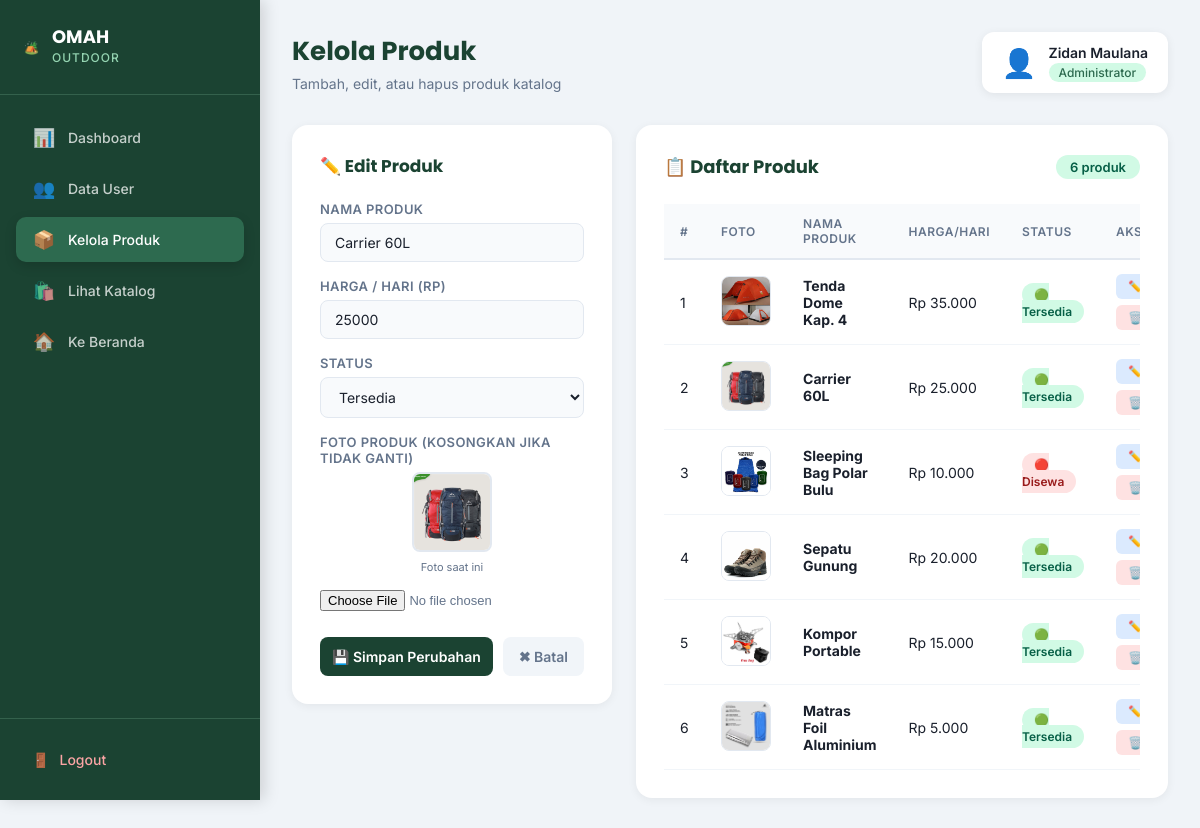
The page /kelola_produk.php?edit=2 (signed in) on the database its author committed.
### tables this page shows
CREATE TABLE `produk` (
  `id`             int(11)              NOT NULL AUTO_INCREMENT,
  `nama_produk`    varchar(150)         NOT NULL,
  `harga_per_hari` int(11)              NOT NULL,
  `status`         enum('tersedia','disewa') NOT NULL DEFAULT 'tersedia',
  `gambar`         varchar(255)         DEFAULT NULL,
  `created_at`     timestamp            NOT NULL DEFAULT current_timestamp(),
  PRIMARY KEY (`id`)
);

### kelola_produk.php (the view, shortened to what this page needs)
<?php
require_once 'koneksi.php';
$produk_list   = mysqli_query($conn, "SELECT * FROM produk ORDER BY id ASC");
$total_produk  = mysqli_num_rows($produk_list);
$edit_data = null;
if (isset($_GET['edit'])) {
    $edit_id   = (int) $_GET['edit'];
    $res_edit  = mysqli_query($conn, "SELECT * FROM produk WHERE id=$edit_id");
    $edit_data = mysqli_fetch_assoc($res_edit);
}
?>
<!DOCTYPE html>
<html lang="id">
<head>
    <link rel="stylesheet" href="assets/css/admin.css">
</head>
<body class="admin-body">
    <aside class="sidebar">
        <div class="sidebar-brand">
            <span class="brand-icon">🏕️</span>
            <div>
                <h2>OMAH</h2>
                <span>OUTDOOR</span>
            </div>
        </div>
        <nav class="sidebar-nav">
            <a href="dashboard_admin.php" class="nav-item">
                <span class="nav-icon">📊</span> Dashboard
            </a>
            <a href="#section-users" class="nav-item" onclick="window.location='dashboard_admin.php#section-users'">
                <span class="nav-icon">👥</span> Data User
            </a>
            <a href="kelola_produk.php" class="nav-item active">
                <span class="nav-icon">📦</span> Kelola Produk
            </a>
            <a href="katalog.php" class="nav-item">
                <span class="nav-icon">🛍️</span> Lihat Katalog
            </a>
            <a href="index.php" class="nav-item">
                <span class="nav-icon">🏠</span> Ke Beranda
            </a>
        </nav>
        <div class="sidebar-footer">
            <a href="logout.php" class="btn-sidebar-logout">
                <span>🚪</span> Logout
            </a>
        </div>
    </aside>
    <main class="admin-main">
        <header class="admin-topbar">
            <div class="topbar-left">
                <h1 class="page-title">Kelola Produk</h1>
                <p class="page-subtitle">Tambah, edit, atau hapus produk katalog</p>
            </div>
            <div class="topbar-right">
                <div class="admin-badge">
                    <span class="badge-avatar">👤</span>
                    <div>
                        <p class="badge-name"><?= htmlspecialchars($_SESSION['nama'] ?? 'Admin') ?></p>
                        <span class="badge-role">Administrator</span>
                    </div>
                </div>
            </div>
        </header>
        <div class="produk-layout">
            <div class="form-card">
                <h2 class="form-card-title">
                    <?= $edit_data ? '✏️ Edit Produk' : '➕ Tambah Produk Baru' ?>
                </h2>
                <form action="proses_produk.php" method="POST" enctype="multipart/form-data">
                    <div class="form-group">
                        <label>Nama Produk</label>
                        <input type="text" name="nama_produk" required
                               value="<?= htmlspecialchars($edit_data['nama_produk'] ?? '') ?>"
                               placeholder="Contoh: Tenda Dome Kap. 4">
                    </div>
                    <div class="form-group">
                        <label>Harga / Hari (Rp)</label>
                        <input type="number" name="harga_per_hari" required min="0"
                               value="<?= $edit_data['harga_per_hari'] ?? '' ?>"
                               placeholder="Contoh: 35000">
                    </div>
                    <div class="form-group">
                        <label>Status</label>
                        <select name="status">
                            <option value="tersedia" <?= (!$edit_data || $edit_data['status'] === 'tersedia') ? 'selected' : '' ?>>Tersedia</option>
                        </select>
                    </div>
                    <div class="form-group">
                        <label>Foto Produk <?= $edit_data ? '(kosongkan jika tidak ganti)' : '' ?></label>
                        <?php if ($edit_data && $edit_data['gambar']) : ?>
                        <div class="preview-gambar">
                            <img src="assets/images/<?= htmlspecialchars($edit_data['gambar']) ?>"
                                 alt="Foto saat ini" onerror="this.style.display='none'">
                            <small>Foto saat ini</small>
                        </div>
                        <?php endif; ?>
                        <input type="file" name="gambar" accept="image/*">
                    </div>
                    <div class="form-actions">
                        <button type="submit" class="btn-simpan">
                            <?= $edit_data ? '💾 Simpan Perubahan' : '➕ Tambah Produk' ?>
                        </button>
                        <?php if ($edit_data) : ?>
                        <a href="kelola_produk.php" class="btn-batal">✖ Batal</a>
                        <?php endif; ?>
                    </div>
                </form>
            </div>
            <div class="table-section" style="flex:1; min-width:0;">
                <div class="table-header">
                    <h2>📋 Daftar Produk</h2>
                    <span class="table-count"><?= $total_produk ?> produk</span>
                </div>
                <div class="table-wrapper">
                    <table class="admin-table">
                        <thead>
                            <tr>
                                <th>#</th>
                                <th>Foto</th>
                                <th>Nama Produk</th>
                                <th>Harga/Hari</th>
                                <th>Status</th>
                                <th>Aksi</th>
                            </tr>
                        </thead>
                        <tbody>
                            <?php $no = 1; while ($p = mysqli_fetch_assoc($produk_list)) : ?>
                            <tr>
                                <td><?= $no++ ?></td>
                                <td>
                                    <img src="assets/images/<?= htmlspecialchars($p['gambar']) ?>"
                                         alt="<?= htmlspecialchars($p['nama_produk']) ?>"
                                         class="tbl-img"
                                         onerror="this.src='assets/images/no-image.png'; this.onerror=null;">
                                </td>
                                <td><strong><?= htmlspecialchars($p['nama_produk']) ?></strong></td>
                                <td>Rp <?= number_format($p['harga_per_hari'], 0, ',', '.') ?></td>
                                <td>
                                    <span class="status-badge <?= $p['status'] === 'disewa' ? 'disewa' : 'tersedia' ?>">
                                        <?= $p['status'] === 'disewa' ? '🔴 Disewa' : '🟢 Tersedia' ?>
                                    </span>
                                </td>
                                <td>
                                    <div class="aksi-btns">
                                        <a href="kelola_produk.php?edit=<?= $p['id'] ?>" class="btn-edit">✏️ Edit</a>
                                        <a href="proses_produk.php?action=hapus&id=<?= $p['id'] ?>"
                                           class="btn-hapus"
                                           onclick="return confirm('Yakin hapus produk ini?')">🗑️ Hapus</a>
                                    </div>
                                </td>
                            </tr>
                            <?php endwhile; ?>
                        </tbody>
                    </table>
                </div>
            </div>
        </div>
    </main>
</body>
</html>

### rows shown on the page
produk: nama_produk "Carrier 60L", harga_per_hari "25000", status "Tersedia", gambar (picture), gambar+nama_produk (picture), harga_per_hari "25.000", shows "🟢 Tersedia"
produk: gambar+nama_produk (picture), nama_produk "Tenda Dome Kap. 4", harga_per_hari "35.000", status "🟢 Tersedia"
produk: gambar+nama_produk (picture), nama_produk "Sleeping Bag Polar Bulu", harga_per_hari "10.000", status "🔴 Disewa"
produk: gambar+nama_produk (picture), nama_produk "Sepatu Gunung", harga_per_hari "20.000", status "🟢 Tersedia"
produk: gambar+nama_produk (picture), nama_produk "Kompor Portable", harga_per_hari "15.000", status "🟢 Tersedia"
produk: gambar+nama_produk (picture), nama_produk "Matras Foil Aluminium", harga_per_hari "5.000", status "🟢 Tersedia"

### other values the page prints
$_SESSION['nama'] "Zidan Maulana"
$total_produk "6"
